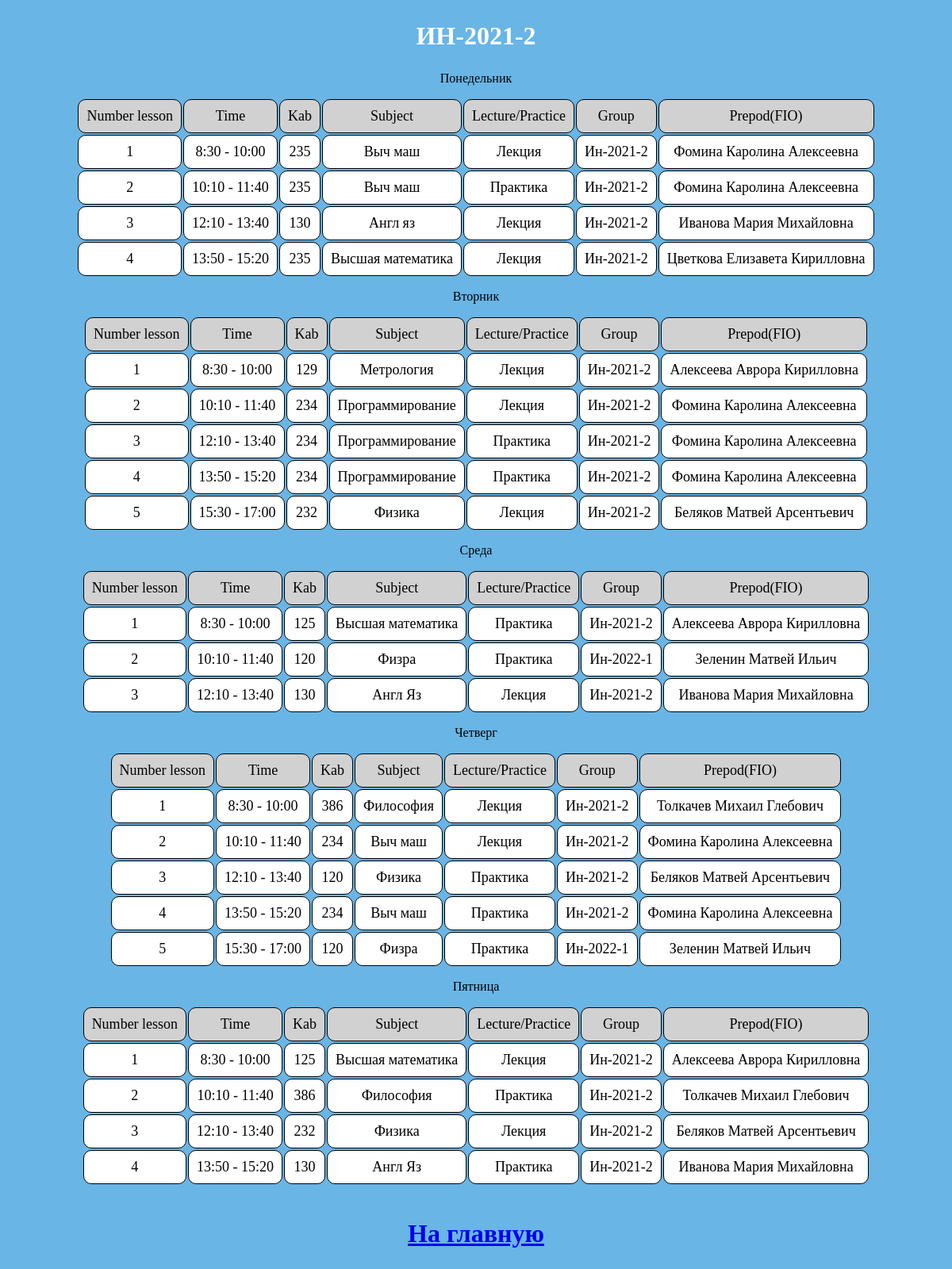
/in_2021_2.php, run on the app's committed database.
### tables this page shows
CREATE TABLE `class_in_2021_2` (
  `Number lesson` int(11) NOT NULL,
  `Day of week` varchar(120) NOT NULL,
  `Time` varchar(50) NOT NULL,
  `Kab` varchar(20) NOT NULL,
  `Subject` varchar(100) NOT NULL,
  `Lecture/Practice` varchar(20) NOT NULL,
  `Group` varchar(50) NOT NULL,
  `Prepod(FIO)` varchar(120) NOT NULL
);

### in_2021_2.php (the view, shortened to what this page needs)
<?php
    $db = mysqli_connect("localhost", "root", "", "Raspisanie") or die("Error!");
    $query1 = mysqli_query($db, "SELECT * FROM class_in_2021_2 WHERE `Day of week` = 'Понедельник'");
	$query2 = mysqli_query($db, "SELECT * FROM class_in_2021_2 WHERE `Day of week` = 'Вторник'");
	$query3 = mysqli_query($db, "SELECT * FROM class_in_2021_2 WHERE `Day of week` = 'Среда'");
	$query4 = mysqli_query($db, "SELECT * FROM class_in_2021_2 WHERE `Day of week` = 'Четверг'");
	$query5 = mysqli_query($db, "SELECT * FROM class_in_2021_2 WHERE `Day of week` = 'Пятница'");
?>
<!DOCTYPE html>
<html lang="en">
<head>
</head>
<body>
    <section>
        <h1>ИН-2021-2</h1>
		<center>
        <caption>Понедельник</caption>
		<center>
		<table>
            <tr>
				<th>Number lesson</th>
				<th>Time</th>
				<th>Kab</th>
				<th>Subject</th>
				<th>Lecture/Practice</th>
				<th>Group</th>
				<th>Prepod(FIO)</th>
            </tr>
            <?php
                while ($data = $query1->fetch_assoc())
                {
                    echo "<tr>";
                    echo "
                    <td>".$data['Number lesson']."</td>
                    <td>".$data['Time']."</td>
                    <td>".$data['Kab']."</td>
                    <td>".$data['Subject']."</td>
                    <td>".$data['Lecture/Practice']."</td>
                    <td>".$data['Group']."</td>
                    <td>".$data['Prepod(FIO)']."</td>
                    ";
                    echo "</tr>";
                }
            ?>
        </table>
		<center>
        <caption>Вторник</caption>
		<center>
		<table>
            <tr>
				<th>Number lesson</th>
				<th>Time</th>
				<th>Kab</th>
				<th>Subject</th>
				<th>Lecture/Practice</th>
				<th>Group</th>
				<th>Prepod(FIO)</th>
            </tr>
            <?php
                while ($data = $query2->fetch_assoc())
                {
                    echo "<tr>";
                    echo "
                    <td>".$data['Number lesson']."</td>
                    <td>".$data['Time']."</td>
                    <td>".$data['Kab']."</td>
                    <td>".$data['Subject']."</td>
                    <td>".$data['Lecture/Practice']."</td>
                    <td>".$data['Group']."</td>
                    <td>".$data['Prepod(FIO)']."</td>
                    ";
                    echo "</tr>";
                }
            ?>
        </table>
		<center>
        <caption>Среда</caption>
		<center>
		<table>
            <tr>
				<th>Number lesson</th>
				<th>Time</th>
				<th>Kab</th>
				<th>Subject</th>
				<th>Lecture/Practice</th>
				<th>Group</th>
				<th>Prepod(FIO)</th>
            </tr>
            <?php
                while ($data = $query3->fetch_assoc())
                {
                    echo "<tr>";
                    echo "
                    <td>".$data['Number lesson']."</td>
                    <td>".$data['Time']."</td>
                    <td>".$data['Kab']."</td>
                    <td>".$data['Subject']."</td>
                    <td>".$data['Lecture/Practice']."</td>
                    <td>".$data['Group']."</td>
                    <td>".$data['Prepod(FIO)']."</td>
                    ";
                    echo "</tr>";
                }
            ?>
        </table>
		<center>
        <caption>Четверг</caption>
		<center>
		<table>
            <tr>
				<th>Number lesson</th>
				<th>Time</th>
				<th>Kab</th>
				<th>Subject</th>
				<th>Lecture/Practice</th>
				<th>Group</th>
				<th>Prepod(FIO)</th>
            </tr>
            <?php
                while ($data = $query4->fetch_assoc())
                {
                    echo "<tr>";
                    echo "
                    <td>".$data['Number lesson']."</td>
                    <td>".$data['Time']."</td>
                    <td>".$data['Kab']."</td>
                    <td>".$data['Subject']."</td>
                    <td>".$data['Lecture/Practice']."</td>
                    <td>".$data['Group']."</td>
                    <td>".$data['Prepod(FIO)']."</td>
                    ";
                    echo "</tr>";
                }
            ?>
        </table>
		<center>
        <caption>Пятница</caption>
		<center>
		<table>
            <tr>
				<th>Number lesson</th>
				<th>Time</th>
				<th>Kab</th>
				<th>Subject</th>
				<th>Lecture/Practice</th>
				<th>Group</th>
				<th>Prepod(FIO)</th>
            </tr>
            <?php
                while ($data = $query5->fetch_assoc())
                {
                    echo "<tr>";
                    echo "
                    <td>".$data['Number lesson']."</td>
                    <td>".$data['Time']."</td>
                    <td>".$data['Kab']."</td>
                    <td>".$data['Subject']."</td>
                    <td>".$data['Lecture/Practice']."</td>
                    <td>".$data['Group']."</td>
                    <td>".$data['Prepod(FIO)']."</td>
                    ";
                    echo "</tr>";
                }
            ?>
        </table>
        <h1><a href="/">На главную</a></h1>
    </section>
</body>
</html>

### in_2021_2.php (style rules this page uses)
body { background-color:#69b5e6 }
table { margin: 0 auto; font-size: large; margin: 100px 10; padding: 15px; }
h1 { text-align: center; color: #ffff; font-size: xx-large; font-family: 'Gill Sans', 'Gill Sans MT', ' Calibri', 'Trebuchet MS', 'sans-serif'; }
th { font-weight: bold; border: 1px solid black; padding: 10px; text-align: center; font-weight: lighter; background-color: #d1d1d1; border-radius: 10px; border: 1px solid black; }
td { font-weight: bold; border: 2px solid black; padding: 10px; text-align: center; font-weight: lighter; background-color: #ffff; border-radius: 10px; border: 1px solid black; }

### data on the page
class_in_2021_2: Number lesson "1", Time "8:30 - 10:00", Kab "235", Subject "Выч маш", value "Лекция", Group "Ин-2021-2", value "Фомина Каролина Алексеевна"
class_in_2021_2: Number lesson "2", Time "10:10 - 11:40", Kab "235", Subject "Выч маш", value "Практика", Group "Ин-2021-2", value "Фомина Каролина Алексеевна"
class_in_2021_2: Number lesson "3", Time "12:10 - 13:40", Kab "130", Subject "Англ яз", value "Лекция", Group "Ин-2021-2", value "Иванова Мария Михайловна"
class_in_2021_2: Number lesson "4", Time "13:50 - 15:20", Kab "235", Subject "Высшая математика", value "Лекция", Group "Ин-2021-2", value "Цветкова Елизавета Кирилловна"
class_in_2021_2: Number lesson "1", Time "8:30 - 10:00", Kab "129", Subject "Метрология", value "Лекция", Group "Ин-2021-2", value "Алексеева Аврора Кирилловна"
class_in_2021_2: Number lesson "2", Time "10:10 - 11:40", Kab "234", Subject "Программирование", value "Лекция", Group "Ин-2021-2", value "Фомина Каролина Алексеевна"
class_in_2021_2: Number lesson "3", Time "12:10 - 13:40", Kab "234", Subject "Программирование", value "Практика", Group "Ин-2021-2", value "Фомина Каролина Алексеевна"
class_in_2021_2: Number lesson "4", Time "13:50 - 15:20", Kab "234", Subject "Программирование", value "Практика", Group "Ин-2021-2", value "Фомина Каролина Алексеевна"
class_in_2021_2: Number lesson "5", Time "15:30 - 17:00", Kab "232", Subject "Физика", value "Лекция", Group "Ин-2021-2", value "Беляков Матвей Арсентьевич"
class_in_2021_2: Number lesson "1", Time "8:30 - 10:00", Kab "125", Subject "Высшая математика", value "Практика", Group "Ин-2021-2", value "Алексеева Аврора Кирилловна"
class_in_2021_2: Number lesson "2", Time "10:10 - 11:40", Kab "120", Subject "Физра", value "Практика", Group "Ин-2022-1", value "Зеленин Матвей Ильич"
class_in_2021_2: Number lesson "3", Time "12:10 - 13:40", Kab "130", Subject "Англ Яз", value "Лекция", Group "Ин-2021-2", value "Иванова Мария Михайловна"
class_in_2021_2: Number lesson "1", Time "8:30 - 10:00", Kab "386", Subject "Философия", value "Лекция", Group "Ин-2021-2", value "Толкачев Михаил Глебович"
class_in_2021_2: Number lesson "2", Time "10:10 - 11:40", Kab "234", Subject "Выч маш", value "Лекция", Group "Ин-2021-2", value "Фомина Каролина Алексеевна"
class_in_2021_2: Number lesson "3", Time "12:10 - 13:40", Kab "120", Subject "Физика", value "Практика", Group "Ин-2021-2", value "Беляков Матвей Арсентьевич"
class_in_2021_2: Number lesson "4", Time "13:50 - 15:20", Kab "234", Subject "Выч маш", value "Практика", Group "Ин-2021-2", value "Фомина Каролина Алексеевна"
class_in_2021_2: Number lesson "5", Time "15:30 - 17:00", Kab "120", Subject "Физра", value "Практика", Group "Ин-2022-1", value "Зеленин Матвей Ильич"
class_in_2021_2: Number lesson "1", Time "8:30 - 10:00", Kab "125", Subject "Высшая математика", value "Лекция", Group "Ин-2021-2", value "Алексеева Аврора Кирилловна"
class_in_2021_2: Number lesson "2", Time "10:10 - 11:40", Kab "386", Subject "Философия", value "Практика", Group "Ин-2021-2", value "Толкачев Михаил Глебович"
class_in_2021_2: Number lesson "3", Time "12:10 - 13:40", Kab "232", Subject "Физика", value "Лекция", Group "Ин-2021-2", value "Беляков Матвей Арсентьевич"
class_in_2021_2: Number lesson "4", Time "13:50 - 15:20", Kab "130", Subject "Англ Яз", value "Практика", Group "Ин-2021-2", value "Иванова Мария Михайловна"
